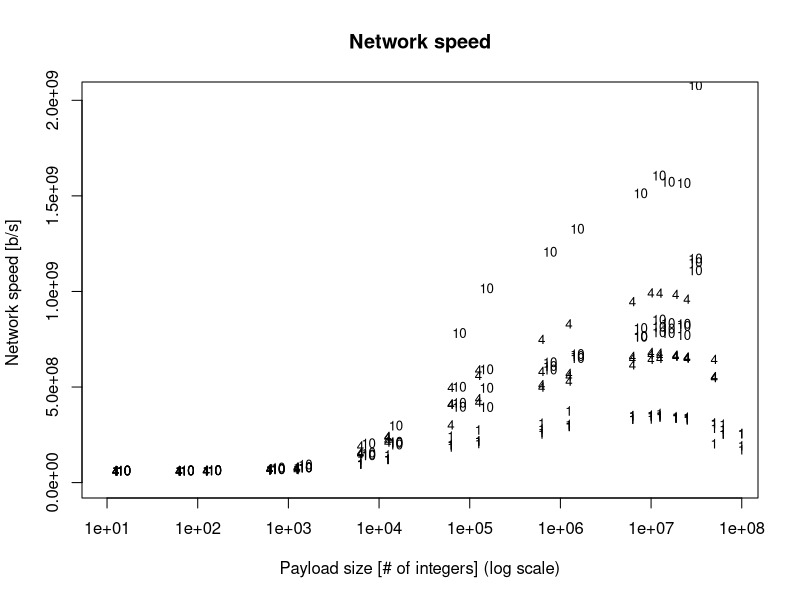

Recreate this plot in R. (Note: this script raises an error after producing the figure.)
#!/usr/bin/Rscript

# Loading Libraries
library('plyr') # aggregation: ddply()
library('calibrate') # annotation: textxy()

# Loading data
d <- read.csv('../data/communications_rtt_4.dat', sep=' ')

# Filtering data
d <- d[d$payload_size > 0,] # True RTT (no payload) cannot tell about speed
d$conc_messages <- d$num_messages # Messages sent concurrently (not aggregated)
d$message_id <- NULL
d$arrival_rank <- NULL

# Aggregation
d <- ddply(d, .(payload_size, delay, conc_messages), colwise(sum))
# We cannot compute actual payload size here, as R uses
# 32-bit integers and the total payload might be too large.
#d$payload_size <- d$payload_size * d$num_messages

# Computation of the network speed
d$hrtt <- d$rtt_ms / 2
#d$netspeed <- (d$payload_size * 32) / (d$hrtt / 1000) # payload: 32-bit ints, hrtt [ms] -> [s]
d$netspeed <- (d$payload_size * 32) / (d$hrtt / 1000) * d$num_messages

# Plotting function
myplot <- function(df, outname, log = 'x') {
  outfile <- paste0(outname, '.svg')
  svg(outfile, width = 10, height = 8)

  # Helper function to properly label axes with log scale
  lab <- function(label, axis) {
    return (paste(label, if (grepl(axis, log)) '(log scale)' else '', sep = ' '))
  }

  # Scatterplot
  plot(df$payload_size, df$netspeed,
    log=log,
    col=as.numeric(df$delay),
    pch=as.numeric(df$delay),
    main='Network speed',
    xlab=lab('Payload size [# of integers]', 'x'),
    ylab=lab('Network speed [b/s]', 'y')
  )

  # Labels near points
  textxy(df$payload_size, df$netspeed, df$conc_messages,
    col=as.numeric(df$delay),
    cex=0.8,
    offset=1.2
  )

  # Legends
  legend('topleft',
    levels(df$delay),
    pch=as.numeric(levels(factor(as.numeric(df$delay)))),
    col=as.numeric(levels(factor(as.numeric(df$delay)))),
    title='Delay'
  )
  legend('bottomright',
    '# of concurrent messages',
    pch='n'
  )

  dev.off()
}

# Last filtering and plotting
myplot(d, 'netspeed_vs_payload')
myplot(d, 'netspeed_vs_payload_logy', 'xy')

# Keeping values for 4 & 10 concurrent messages, and 'constant' & 'random' delay
a <- d[(d$conc_messages == 4 | d$conc_messages == 10) & (d$delay == 'constant' | d$delay == 'random'),]
a$delay <- factor(a$delay) # Reset factors to remove unused ones
myplot(a, 'netspeed_vs_payload_restr_logy', 'xy')
